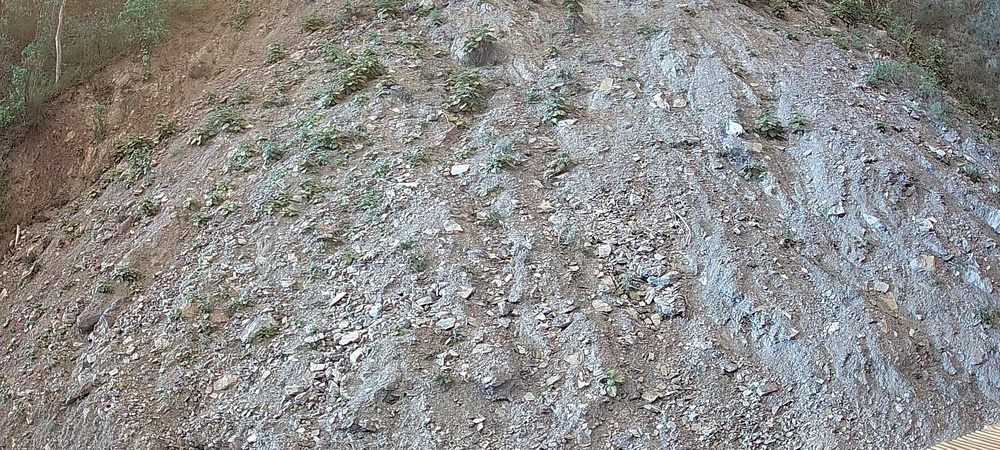
#> input picture Test_Images/May_14.jpg, 1000 x 450 px, shrunk from 2560 x 1152 before the run
$ python -i hsv4.py   (imports and definitions only)
#> lines starting #> are read from the running program, lines starting #| are printed output that depends on the picture; after the words box and inside, x2 and y2 are one past the last pixel; in counts of white or black regions, pixels touching at a corner belong together
import cv2
import numpy as np


def area_open(mask, min_area):
    num_labels, labels, stats, _ = cv2.connectedComponentsWithStats(mask, connectivity=8)
    clean_mask = np.zeros_like(mask)
    for i in range(1, num_labels):
        if stats[i, cv2.CC_STAT_AREA] >= min_area:
            clean_mask[labels == i] = 255
    return clean_mask

def detect_and_highlight_veg(input_path: str, output_path: str, min_area: int = 100):
#> called with input_path = '../Test_Images/May_14.jpg', output_path = 'out.png', min_area = 100
    image = cv2.imread(input_path)
#> image is the input picture: shape (450, 1000, 3); mean B, G, R 140.5, 141.8, 142.5
    if image is None:
        raise FileNotFoundError(f"Could not load image at {input_path}")

    median = cv2.medianBlur(image, 5)
    smooth = cv2.bilateralFilter(median, d=9, sigmaColor=75, sigmaSpace=75)
    hsv = cv2.cvtColor(smooth, cv2.COLOR_BGR2HSV)
#> hsv: shape (450, 1000, 3); mean H, S, V 66.3, 23.6, 147.9
    clahe = cv2.createCLAHE(clipLimit=2.0, tileGridSize=(8,8))
    hsv[...,2] = clahe.apply(hsv[...,2])
#> hsv: shape (450, 1000, 3); mean H, S, V 66.3, 23.6, 137.6
    v = hsv[...,2]
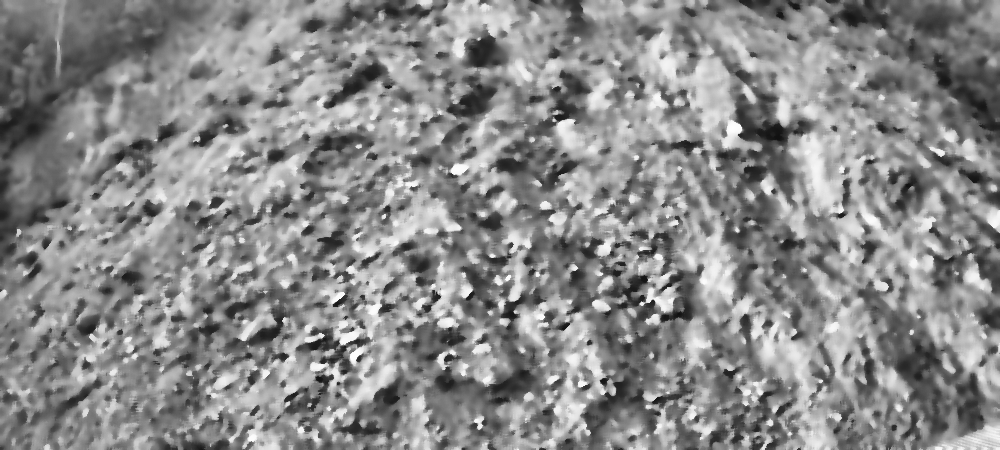
#> v: shape (450, 1000); min 15, max 254, mean 137.6
    valid_v = cv2.inRange(v, 30, 240)
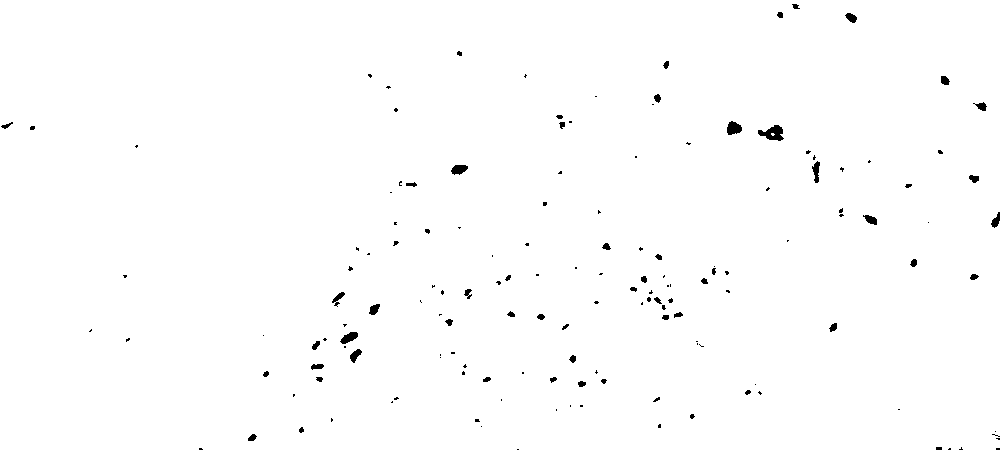
#> valid_v: shape (450, 1000); 99.2% white; 152 black regions (98 under 20 px), largest, box (x1, y1, x2, y2) and area: (758, 125, 784, 141) 241, (727, 121, 742, 135) 153, (340, 332, 358, 344) 129

    hsv_ranges = [
        # (1) Bright/normal green
        (np.array([35, 8, 4], np.uint8), np.array([96, 255, 181], np.uint8)),
        # (2) Olive/Brownish green
        (np.array([15, 39, 66], np.uint8), np.array([30, 113, 173], np.uint8)),
        # (3) Pale green/grey-green (backgrounds)
        (np.array([11, 8, 82], np.uint8), np.array([114, 46, 120], np.uint8)),
    ]

    combined = np.zeros(hsv.shape[:2], dtype=np.uint8)
    kernel = cv2.getStructuringElement(cv2.MORPH_ELLIPSE, (3,3))

    for lower, upper in hsv_ranges:
        m = cv2.inRange(hsv, lower, upper)
        m = cv2.bitwise_and(m, m, mask=valid_v)
        m = cv2.morphologyEx(m, cv2.MORPH_CLOSE, kernel, iterations=2)
        m = cv2.morphologyEx(m, cv2.MORPH_OPEN, kernel, iterations=1)

        m_kept = area_open(m, min_area)
        combined = cv2.bitwise_or(combined, m_kept)
#> this loop made 3 passes
#> num_labels in area_open on passes 1 to 3: 182, 85, 660
#> pass 1, in detect_and_highlight_veg, `m = cv2.morphologyEx(m, cv2.MORPH_OPEN, kernel, iterations=1)`:
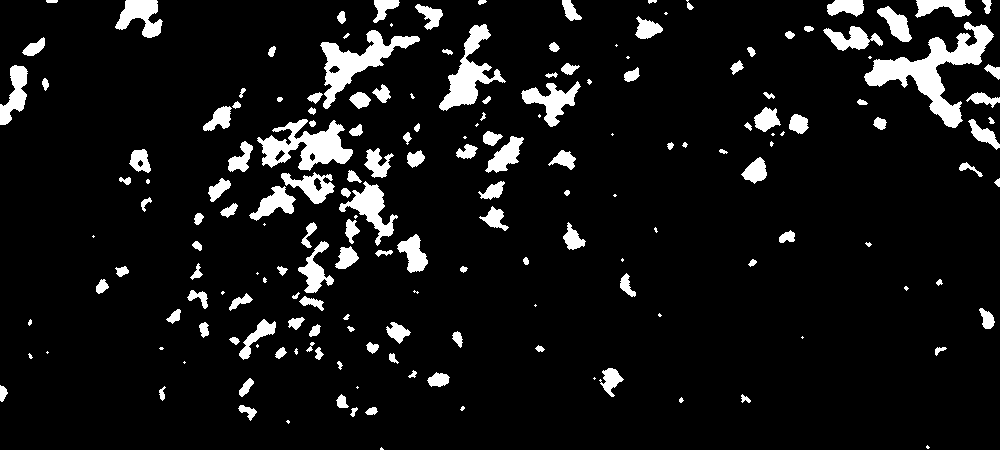
#> m: shape (450, 1000); 8.3% white; 181 white regions (44 under 20 px), largest, box (x1, y1, x2, y2) and area: (864, 22, 994, 128) 4018, (257, 119, 353, 171) 2475, (320, 30, 420, 109) 2365
#> after the loop: combined: shape (450, 1000); 17% white; 114 white regions, largest, box (x1, y1, x2, y2) and area: (0, 0, 300, 125) 16991, (823, 0, 1000, 160) 9300, (227, 119, 394, 208) 4962
#> after the loop:
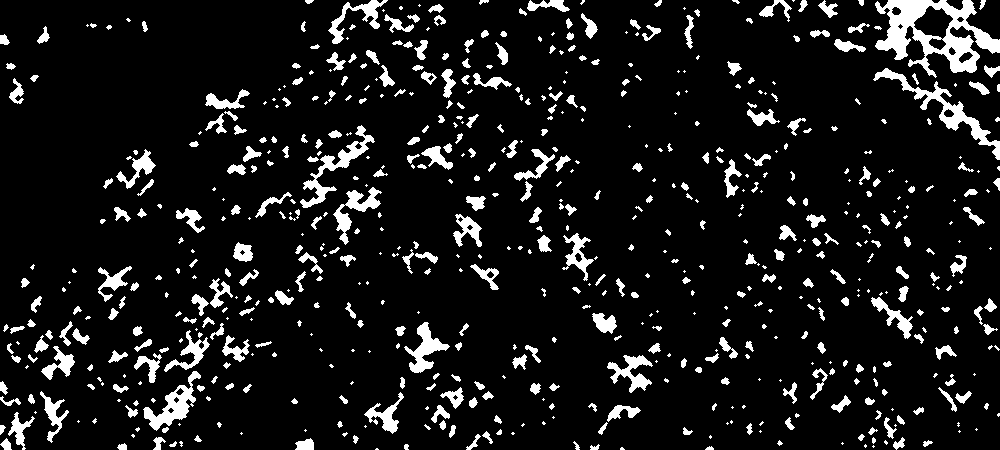
#> m: shape (450, 1000); 9.7% white; 659 white regions (280 under 20 px), largest, box (x1, y1, x2, y2) and area: (875, 0, 1000, 78) 4137, (873, 68, 1000, 160) 1607, (300, 125, 375, 208) 1169

    big_kernel = cv2.getStructuringElement(cv2.MORPH_ELLIPSE, (9,9))
    combined = cv2.morphologyEx(combined, cv2.MORPH_CLOSE, big_kernel, iterations=1)
#> combined: shape (450, 1000); 19.2% white; 83 white regions (2 under 20 px)
    contours, _ = cv2.findContours(combined, cv2.RETR_EXTERNAL, cv2.CHAIN_APPROX_SIMPLE)
#> contours = 83 contours, 2 with area under 20; largest, box (x1, y1, x2, y2) and area: (0, 0, 300, 125) 17839, (823, 0, 1000, 160) 11127, (208, 119, 398, 269) 9922, (297, 0, 428, 109) 6350, (53, 109, 183, 238) 3834
    kept = [cnt for cnt in contours if cv2.contourArea(cnt) >= min_area]
#> kept = 75 contours; largest, box (x1, y1, x2, y2) and area: (0, 0, 300, 125) 17839, (823, 0, 1000, 160) 11127, (208, 119, 398, 269) 9922, (297, 0, 428, 109) 6350, (53, 109, 183, 238) 3834

    overlay = image.copy()
    cv2.drawContours(overlay, kept, -1, (0,255,0), thickness=cv2.FILLED)
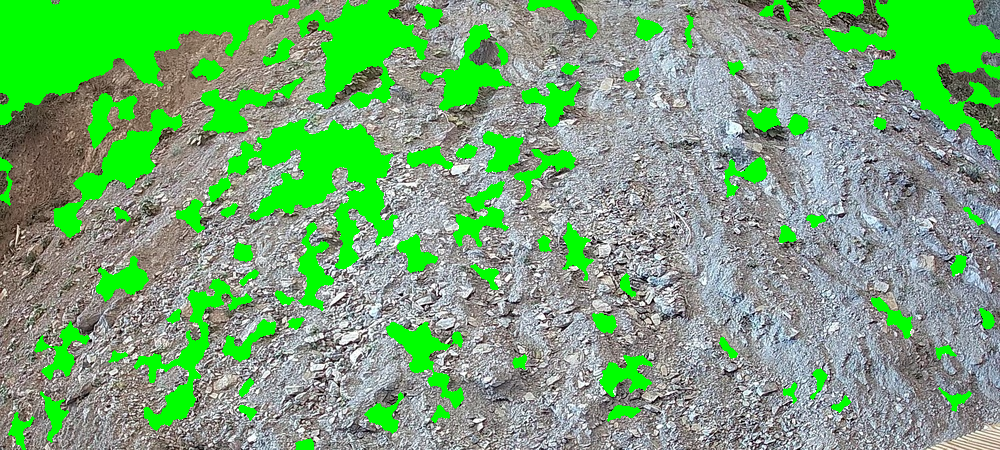
#> overlay: shape (450, 1000, 3); 19.85% of pixels changed, all inside (x1, y1, x2, y2) = (0, 0, 1000, 450)
    highlighted = cv2.addWeighted(overlay, 0.4, image, 0.6, 0)
    cv2.drawContours(highlighted, kept, -1, (0,255,255), 2)
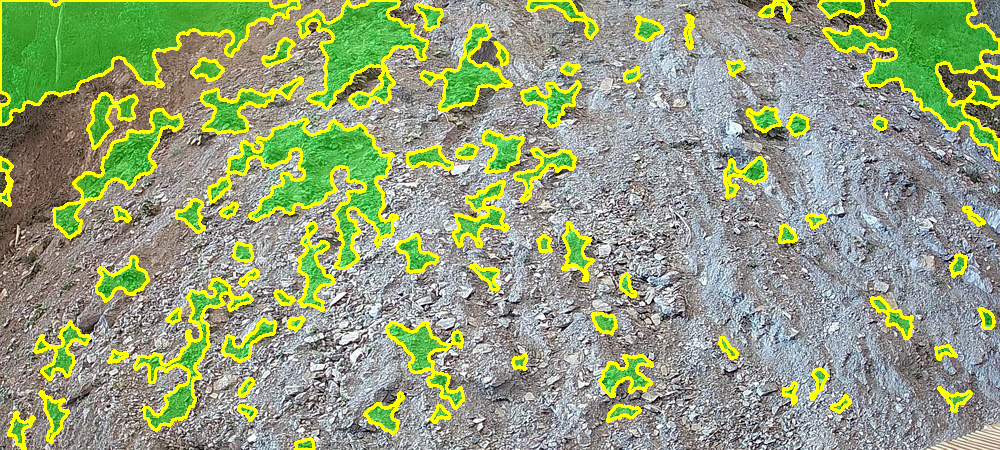
#> highlighted: shape (450, 1000, 3); mean B, G, R 122.5, 161.2, 147.5
    cv2.imwrite(output_path, highlighted)
    print(f"Saved with wider HSV vegetation highlight to {output_path}")

    filtered_mask = np.zeros_like(combined)
    cv2.drawContours(filtered_mask, kept, -1, 255, thickness=cv2.FILLED)
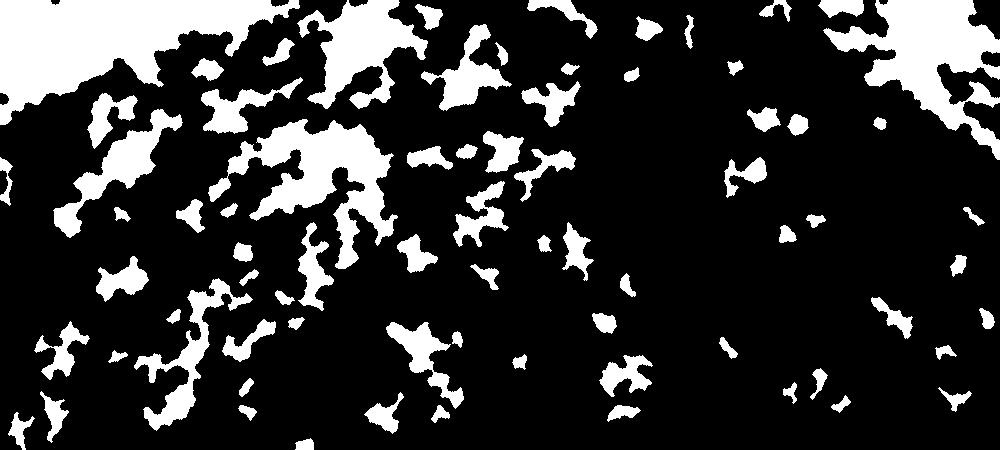
#> filtered_mask: shape (450, 1000); 19.9% white; 75 white regions, largest, box (x1, y1, x2, y2) and area: (0, 0, 300, 125) 18287, (823, 0, 1000, 160) 11597, (208, 119, 398, 269) 10448
    return filtered_mask


# [10 lines not run here, left out]

>>> result = detect_and_highlight_veg('../Test_Images/May_14.jpg', 'out.png')

$ run again, on Test_Images/1.png
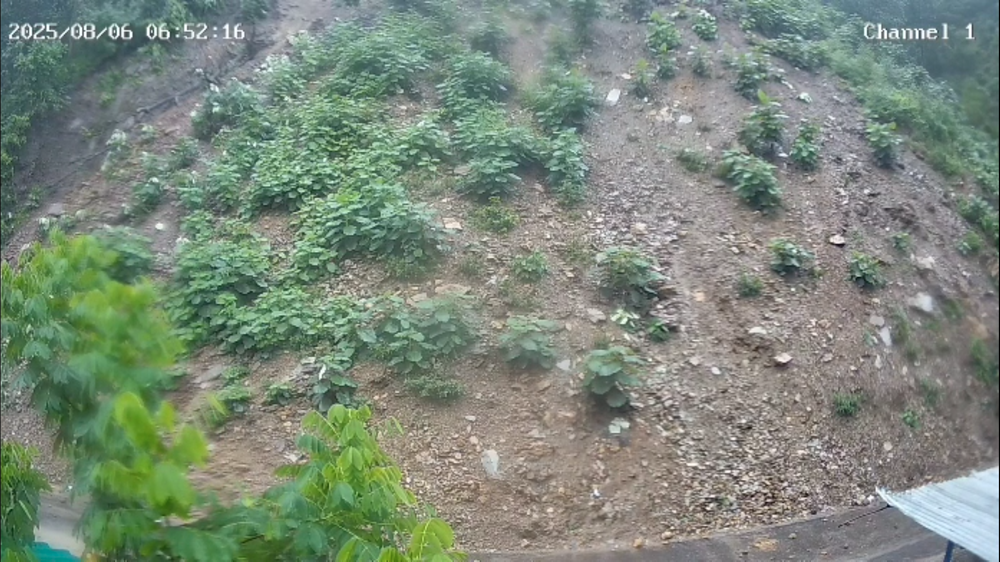
#> input picture Test_Images/1.png, 1000 x 562 px, shrunk from 1920 x 1080 before the run
#> in detect_and_highlight_veg, image is the input picture: shape (562, 1000, 3); mean B, G, R 122.7, 137.1, 123.6
#> in detect_and_highlight_veg, `valid_v = cv2.inRange(v, 30, 240)`:
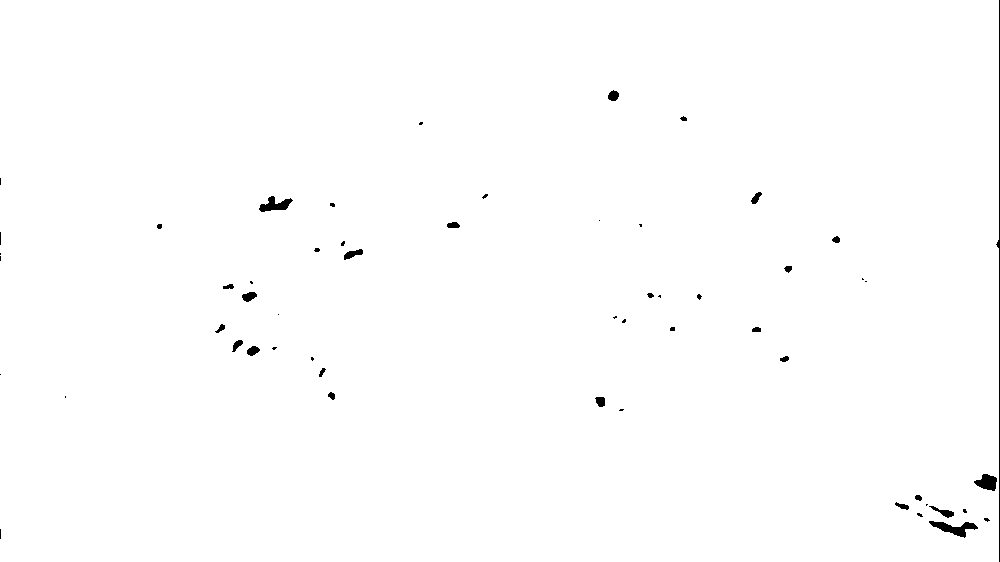
#> valid_v: shape (562, 1000); 99.5% white; 56 black regions (30 under 20 px), largest, box (x1, y1, x2, y2) and area: (996, 0, 1000, 562) 576, (929, 521, 978, 538) 353, (259, 196, 293, 212) 280
#> the loop in detect_and_highlight_veg, `for lower, upper in hsv_ranges:` made 3 passes
#> num_labels in area_open on passes 1 to 3: 53, 57, 373
#> contours = 24 contours; largest, box (x1, y1, x2, y2) and area: (0, 0, 626, 562) 268680, (624, 0, 1000, 296) 45358, (825, 296, 1000, 458) 11340, (573, 338, 677, 447) 6096, (555, 243, 675, 345) 6061
#> kept = 20 contours; largest, box (x1, y1, x2, y2) and area: (0, 0, 626, 562) 268680, (624, 0, 1000, 296) 45358, (825, 296, 1000, 458) 11340, (573, 338, 677, 447) 6096, (555, 243, 675, 345) 6061
#> in detect_and_highlight_veg, `cv2.drawContours(filtered_mask, kept, -1, 255, thickness=cv2.FILLED)`:
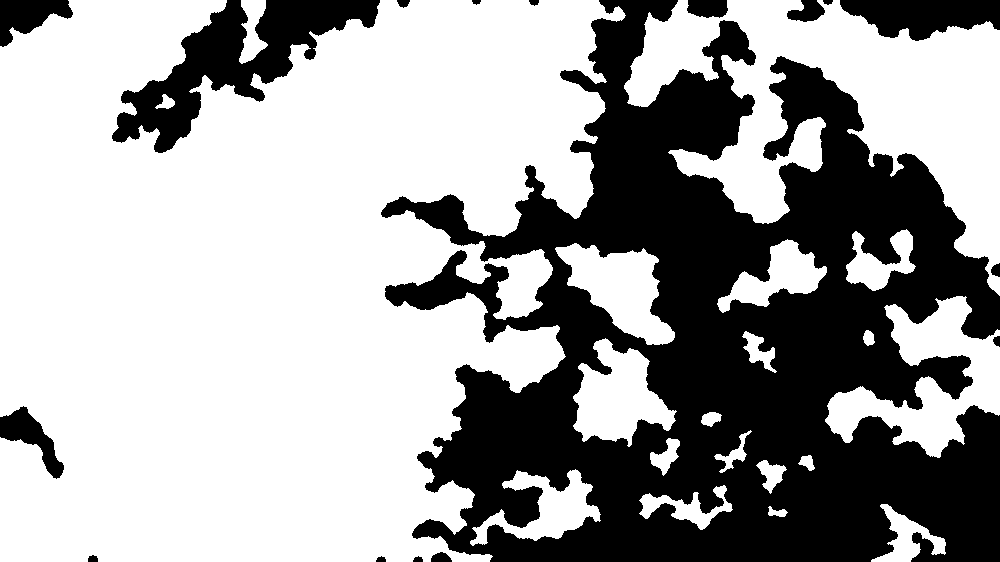
#> filtered_mask: shape (562, 1000); 63.8% white; 17 black regions, largest, box (x1, y1, x2, y2) and area: (381, 0, 1000, 562) 179597, (112, 0, 380, 153) 14040, (840, 0, 1000, 41) 4480
